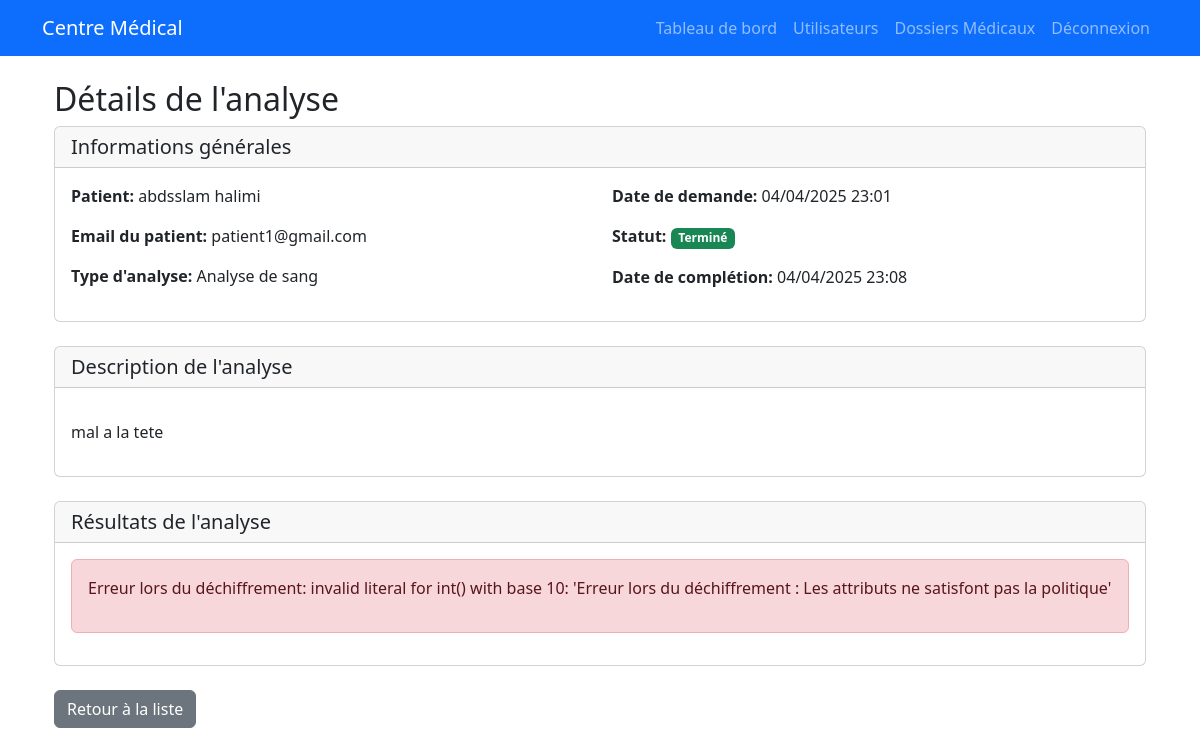
The page /accounts/lab/tests/7/ (signed in) on the database its author committed.
### accounts/models.py (models this page shows, shortened)
class LabTest(models.Model):
    STATUS_CHOICES = (
        ('PENDING', 'En attente'),
        ('IN_PROGRESS', 'En cours'),
        ('COMPLETED', 'Terminé'),
    )
    TEST_TYPE_CHOICES = (
        ('BLOOD', 'Analyse de sang'),
        ('URINE', 'Analyse d\'urine'),
        ('STOOL', 'Analyse de selles'),
        ('BIOPSY', 'Biopsie'),
        ('OTHER', 'Autre'),
    )
    patient = models.ForeignKey('Patient', on_delete=models.CASCADE, related_name='lab_tests')
    requested_by = models.ForeignKey(settings.AUTH_USER_MODEL, on_delete=models.SET_NULL, null=True, related_name='requested_tests')
    performed_by = models.ForeignKey('Laborantin', on_delete=models.SET_NULL, null=True, related_name='performed_tests')
    test_type = models.CharField(max_length=20, choices=TEST_TYPE_CHOICES)
    description = models.TextField()
    request_date = models.DateTimeField(auto_now_add=True)
    completion_date = models.DateTimeField(null=True, blank=True)
    status = models.CharField(max_length=20, choices=STATUS_CHOICES, default='PENDING')
    encrypted_results = models.BinaryField(null=True, blank=True)
    abe_policy = models.TextField(null=True, blank=True)

class Patient(models.Model):
    user = models.OneToOneField(
        settings.AUTH_USER_MODEL,
        on_delete=models.CASCADE,
        related_name='patient_profile'
    )
    date_of_birth = models.DateField()
    blood_type = models.CharField(max_length=3)
    encrypted_insurance = models.BinaryField()

class User(AbstractUser):
    ROLE_CHOICES = (
        ('ADMIN', 'Administrateur'),
        ('MEDECIN', 'Médecin'),
        ('PATIENT', 'Patient'),
        ('RADIOLOGUE', 'Radiologue'),
        ('LABORANTIN', 'Laborantin'),
        ('PRATICIEN', 'Praticien de santé'),
    )
    email = models.EmailField(unique=True)
    role = models.CharField(max_length=15, choices=ROLE_CHOICES, default='PATIENT')
    created_by = models.ForeignKey('self', on_delete=models.SET_NULL, null=True, blank=True, related_name='created_users')
    USERNAME_FIELD = 'email'
    REQUIRED_FIELDS = []
    objects = UserManager()
    @property
    def is_admin(self):
        return self.role == 'ADMIN'
    @property
    def is_medecin(self):
        return self.role == 'MEDECIN'
    @property
    def is_laborantin(self):
        return self.role == 'LABORANTIN'
    def get_user_attributes(self):
        attributes = [self.role.lower()]  # Ajoute le rôle comme premier attribut (en minuscules)
        if self.is_medecin and hasattr(self, 'medecin_profile'):
            attributes.append(self.medecin_profile.specialization.lower())
        elif self.is_radiologue and hasattr(self, 'radiologue_profile'):
            attributes.append(self.radiologue_profile.radiology_field.lower())
        elif self.is_laborantin and hasattr(self, 'laborantin_profile'):
            attributes.append(self.laborantin_profile.lab_department.lower())
        return attributes

### accounts/views_lab.py (the view)
# urls.py: path('lab/tests/<int:pk>/', views_lab.LabTestDetailView.as_view(), name='labtest_detail'),
class LabTestDetailView(UserPassesTestMixin, DetailView):
    model = LabTest
    template_name = 'accounts/labtest_detail.html'
    context_object_name = 'lab_test'
    def test_func(self):
        return self.request.user.is_laborantin or self.request.user.is_medecin
    def get_context_data(self, **kwargs):
        context = super().get_context_data(**kwargs)
        lab_test = self.get_object()
        if lab_test.encrypted_results:
            try:
                user_attributes = self.request.user.get_user_attributes()
                from .abe_config import abe_keygen, abe_decrypt
                private_key = abe_keygen(user_attributes)
                abe_policy = lab_test.abe_policy
                print("helloooooooooooooooooooooooooooooooooooooooooooooooooooooooooo")
                encrypted_data = lab_test.encrypted_results
                decrypted_value = abe_decrypt(encrypted_data, private_key, user_attributes, abe_policy)
                if decrypted_value and not isinstance(decrypted_value, str):
                    try:
                        decrypted_value = int(decrypted_value)
                        decrypted_results = decrypted_value.to_bytes((decrypted_value.bit_length() + 7) // 8, 'big').decode('utf-8')
                        context['decrypted_results'] = decrypted_results
                    except (ValueError, OverflowError, UnicodeDecodeError) as e:
                        context['decryption_error'] = f"Erreur de conversion: {str(e)}"
                else:
                    decrypted_value = int(decrypted_value)
                    decrypted_results = decrypted_value.to_bytes((decrypted_value.bit_length() + 7) // 8, 'big').decode('utf-8')
                    context['decrypted_results'] = decrypted_results
            except Exception as e:
                context['decryption_error'] = str(e)
        return context

### accounts/abe.py (called while the page is built, shortened)
    def add(self, P, Q):
        if P is None: return Q
        if Q is None: return P
        x_p, y_p = P
        x_q, y_q = Q
        if x_p == x_q and y_p != y_q:
            return None  # Point at infinity
        if P == Q:
            m = (3*x_p*x_p + self.a) * pow(2*y_p, self.p-2, self.p) % self.p
        else:
            m = (y_q - y_p) * pow(x_q - x_p, self.p-2, self.p) % self.p
        x_r = (m*m - x_p - x_q) % self.p
        y_r = (m*(x_p - x_r) - y_p) % self.p
        return (x_r, y_r)

    def scalar_mult(self, k, P):
        if k == 0 or P is None:
            return None
        if k < 0:
            return self.scalar_mult(-k, (P[0], -P[1] % self.p))
        result = None
        current = P
        while k > 0:
            if k % 2 == 1:
                result = self.add(result, current)
            current = self.add(current, current)
            k = k // 2
        return result

    def _hash_to_curve(self, attribute):
        if attribute in self._point_cache:
            return self._point_cache[attribute]

    def key_gen(self, master_key, attributes):
        r = random.randint(1, self.r-1)
        g_r = self.curve.scalar_mult(r, self.g)
        K = self.curve.scalar_mult(
            (master_key['alpha'] + r) * pow(master_key['beta'], -1, self.r) % self.r,
            self.g
        )
        L = g_r
        K_x = {}
        for attr in attributes:
            r_x = random.randint(1, self.r-1)
            attr_point = self._hash_to_curve(attr)
            K_x[attr] = self.curve.scalar_mult(r_x, attr_point)
        return {'K': K, 'L': L, 'K_x': K_x}

    def _satisfies_policy(self, policy, attributes):
        def evaluate_expression(expr):
            if expr['type'] == 'attribute':
                return expr['name'] in attributes
            elif expr['type'] == 'and':
                return all(evaluate_expression(op) for op in expr['operands'])
            elif expr['type'] == 'or':
                return any(evaluate_expression(op) for op in expr['operands'])
            else:
                raise ValueError(f"Type d'expression inconnu: {expr['type']}")
        return evaluate_expression(policy)

### accounts/abe_config.py (called while the page is built)
def abe_keygen(attributes):
    return abe_system.key_gen(master_key, attributes)

### accounts/templates/accounts/labtest_detail.html (shortened to what this page needs)
{% extends 'base.html' %}
{% block content %}
<div class="container mt-4">
    <h2>Détails de l'analyse</h2>
    <div class="card mb-4">
        <div class="card-header">
            <h5 class="card-title mb-0">Informations générales</h5>
        </div>
        <div class="card-body">
            <div class="row">
                <div class="col-md-6">
                    <p><strong>Patient:</strong> {{ lab_test.patient.user.get_full_name }}</p>
                    <p><strong>Email du patient:</strong> {{ lab_test.patient.user.email }}</p>
                    <p><strong>Type d'analyse:</strong> {{ lab_test.get_test_type_display }}</p>
                </div>
                <div class="col-md-6">
                    <p><strong>Date de demande:</strong> {{ lab_test.request_date|date:"d/m/Y H:i" }}</p>
                    <p><strong>Statut:</strong>
                        <span class="badge {% if lab_test.status == 'PENDING' %}bg-warning{% elif lab_test.status == 'IN_PROGRESS' %}bg-info{% else %}bg-success{% endif %}">
                            {{ lab_test.get_status_display }}
                        </span>
                    </p>
                    {% if lab_test.completion_date %}
                        <p><strong>Date de complétion:</strong> {{ lab_test.completion_date|date:"d/m/Y H:i" }}</p>
                    {% endif %}
                </div>
            </div>
        </div>
    </div>
    <div class="card mb-4">
        <div class="card-header">
            <h5 class="card-title mb-0">Description de l'analyse</h5>
        </div>
        <div class="card-body">
            <p>{{ lab_test.description|linebreaks }}</p>
        </div>
    </div>
    <div class="card mb-4">
        <div class="card-header">
            <h5 class="card-title mb-0">Résultats de l'analyse</h5>
        </div>
        <div class="card-body">
            {% if lab_test.encrypted_results %}
                {% if decrypted_results %}
                    <div class="alert alert-success">
                        <h6>Résultats déchiffrés:</h6>
                        <pre class="mt-3">{{ decrypted_results }}</pre>
                    </div>
                {% elif decryption_error %}
                    <div class="alert alert-danger">
                        <p>Erreur lors du déchiffrement: {{ decryption_error }}</p>
                    </div>
                {% else %}
                    <div class="alert alert-info">
                        <p>Les résultats sont chiffrés et ne peuvent pas être affichés.</p>
                    </div>
                {% endif %}
            {% endif %}
        </div>
    </div>
    <div class="mt-4">
        <a href="{% url 'labtest_list' %}" class="btn btn-secondary">Retour à la liste</a>
    </div>
</div>
{% endblock %}

### rows shown on the page
LabTest: patient.user.get_full_name "abdsslam halimi", patient.user.email "patient1@gmail.com", test_type "Analyse de sang", request_date "04/04/2025 23:01", status "Terminé", completion_date "04/04/2025 23:08", description "mal a la tete"

### other values the page prints
{{ decryption_error }} "invalid literal for int() with base 10: 'Erreur lors du déchiffrement : Les attributs ne satisfont pas la politique'"
